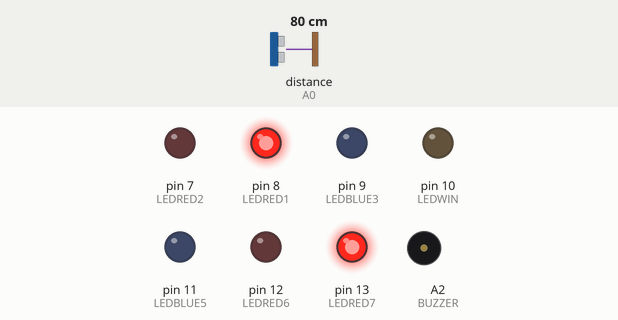
Recording of a sketch running on a simulated Arduino Uno, built with avr-gcc and run on an emulated ATmega328P. Shown: output pins drawn as LEDs (lit = HIGH), buzzer (waves = sounding). Wiring (inferred from the names in the program): ultrasonic range finder: trigger A1; echo A0. Dashed ring = blinking. The test bench sets the inputs (shaded band); at power-on: distance to the obstacle (sensor on A0) 80 cm. The echo pulse lasts 58.3 µs per cm; pins used as bus, display or sensor lines are not drawn.

Above: at 2.55 s.
3.7 s: distance to the obstacle (sensor on A0) set to 35 cm
At 4.08 s:
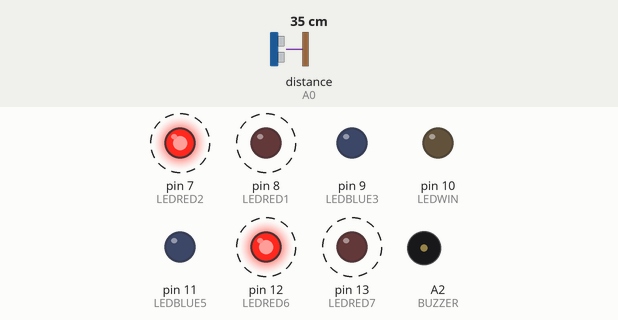
6.7 s: distance to the obstacle (sensor on A0) set to 29 cm
At 8.7 s:
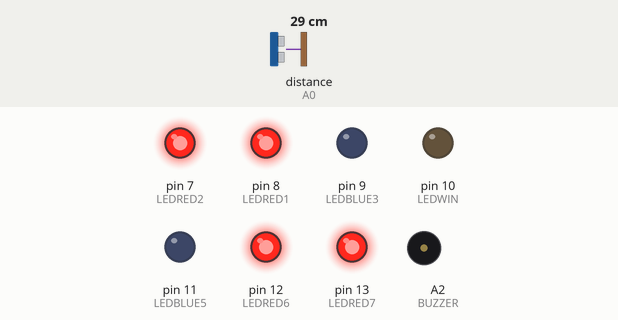
At 14.9 s:
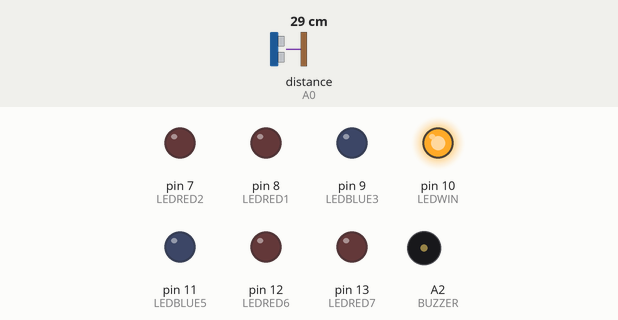
Timing chart, 0 to 19.1 s (numbered marks = the images above; inputs shaded):
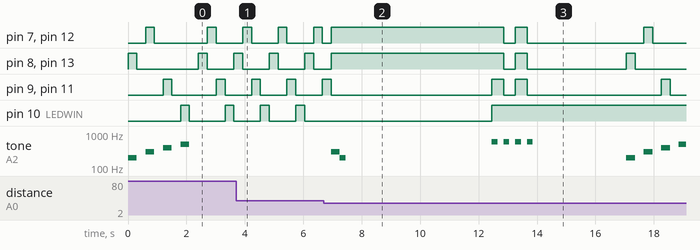

The sketch:

Ultrasonic_game_v1.ino
```cpp
int trigPin = A1;
int echoPin = A0;
int BUZZER = A2;
int LEDRED1 = 8;
int LEDRED2 = 7;
int LEDBLUE3 = 9;
int LEDWIN = 10;
int LEDBLUE5 = 11;
int LEDRED6 = 12;
int LEDRED7 = 13;

void setup() {
pinMode(echoPin, INPUT);
pinMode(trigPin, OUTPUT);

pinMode(BUZZER, OUTPUT);
        //  Definimos los leds que tendremos conectados
pinMode(LEDRED1, OUTPUT);
pinMode(LEDRED2, OUTPUT);
pinMode(LEDBLUE3, OUTPUT);
pinMode(LEDWIN, OUTPUT);   //  el led que se encuentra enmedio
pinMode(LEDBLUE5, OUTPUT);
pinMode(LEDRED6, OUTPUT);
pinMode(LEDRED7, OUTPUT);
Serial.begin(9600);

tone(BUZZER, 200);  //  usamos la función tone para definir un volumen de buzzer adecuado

/*
 * La secuencia siguiente es para denotar el inicio del juego
 * similar a lo que hacían los juegos de los 90's como los de las
 * maquinitas
 */
    digitalWrite(LEDRED1, HIGH);
    digitalWrite(LEDRED7, HIGH);
    delay(300);

    noTone(BUZZER);
    digitalWrite(LEDRED1, LOW);
    digitalWrite(LEDRED7, LOW);
    delay(300);

    tone(BUZZER, 300);
    digitalWrite(LEDRED2, HIGH);
    digitalWrite(LEDRED6, HIGH);
    delay(300);

    noTone(BUZZER);
    digitalWrite(LEDRED2, LOW);
    digitalWrite(LEDRED6, LOW);
    delay(300);

    tone(BUZZER, 400);
    digitalWrite(LEDBLUE3, HIGH);
    digitalWrite(LEDBLUE5, HIGH);
    delay(300);

    noTone(BUZZER);
    digitalWrite(LEDBLUE3, LOW);
    digitalWrite(LEDBLUE5, LOW);
    delay(300);

    tone(BUZZER, 500);
    digitalWrite(LEDWIN, HIGH);
    delay(300);

    noTone(BUZZER);
    digitalWrite(LEDWIN, LOW);
    delay(300);


}

void loop() {
  // deifinimos variables locales de duración y distancia
  long duration;
  long distance;

  digitalWrite(trigPin, LOW);
  delayMicroseconds(2);
  digitalWrite(trigPin, HIGH);
  delayMicroseconds(10);
  digitalWrite(trigPin, LOW);

  //Hacemos el cálculo de distancia con el sensor ultrasónico

  duration = pulseIn(echoPin, HIGH);
  distance = (duration/2) / 29.1;
  //Serial.println(distance);

    if (distance > 30) {

  digitalWrite(LEDRED1, HIGH);
  digitalWrite(LEDRED2, LOW);
  digitalWrite(LEDBLUE3, LOW);
  digitalWrite(LEDWIN, LOW);
  digitalWrite(LEDBLUE5, LOW);
  digitalWrite(LEDRED6, LOW);
  digitalWrite(LEDRED7, HIGH);

  delay(300);

  //definimos nuevamente variables locales dentro del if

  long duration;
  long distance;

  digitalWrite(trigPin, LOW);
  delayMicroseconds(2);
  digitalWrite(trigPin, HIGH);
  delayMicroseconds(10);
  digitalWrite(trigPin, LOW);
  duration = pulseIn(echoPin, HIGH);
  distance = (duration/2) / 29.1;

    if (distance > 30) {

  digitalWrite(LEDRED1, LOW);
  digitalWrite(LEDRED2, HIGH);
  digitalWrite(LEDBLUE3, LOW);
  digitalWrite(LEDWIN, LOW);
  digitalWrite(LEDBLUE5, LOW);
  digitalWrite(LEDRED6, HIGH);
  digitalWrite(LEDRED7, LOW);

  delay(300);

  // definimos variables locales nuevamente

   long duration;
   long distance;

  digitalWrite(trigPin, LOW);
  delayMicroseconds(2);
  digitalWrite(trigPin, HIGH);
  delayMicroseconds(10);
  digitalWrite(trigPin, LOW);
  duration = pulseIn(echoPin, HIGH);
  distance = (duration/2) / 29.1;

    if (distance > 30) {

  digitalWrite(LEDRED1, LOW);
  digitalWrite(LEDRED2, LOW);
  digitalWrite(LEDBLUE3, HIGH);
  digitalWrite(LEDWIN, LOW);
  digitalWrite(LEDBLUE5, HIGH);
  digitalWrite(LEDRED6, LOW);
  digitalWrite(LEDRED7, LOW);

  delay(300);

    // definimos variables locales dentro del if

     long duration;
     long distance;

  digitalWrite(trigPin, LOW);
  delayMicroseconds(2);
  digitalWrite(trigPin, HIGH);
  delayMicroseconds(10);
  digitalWrite(trigPin, LOW);
  duration = pulseIn(echoPin, HIGH);
  distance = (duration/2) / 29.1;

    if (distance > 30) {

  digitalWrite(LEDRED1, LOW);
  digitalWrite(LEDRED2, LOW);
  digitalWrite(LEDBLUE3, LOW);
  digitalWrite(LEDWIN, HIGH);
  digitalWrite(LEDBLUE5, LOW);
  digitalWrite(LEDRED6, LOW);
  digitalWrite(LEDRED7, LOW);

  delay(300);
  }

  else {
  digitalWrite(LEDRED1, HIGH);
  digitalWrite(LEDRED2, HIGH);
  digitalWrite(LEDBLUE3, LOW);
  digitalWrite(LEDWIN, LOW);
  digitalWrite(LEDBLUE5, LOW);
  digitalWrite(LEDRED6, HIGH);
  digitalWrite(LEDRED7, HIGH);
  tone(BUZZER, 300);
  delay(300);
  noTone(BUZZER);
  tone(BUZZER, 200);
  delay(200);
  noTone(BUZZER);
  delay(5000);
  }
    }

  else {
  digitalWrite(LEDRED1, HIGH);
  digitalWrite(LEDRED2, HIGH);
  digitalWrite(LEDBLUE3, LOW);
  digitalWrite(LEDWIN, LOW);
  digitalWrite(LEDBLUE5, LOW);
  digitalWrite(LEDRED6, HIGH);
  digitalWrite(LEDRED7, HIGH);
  tone(BUZZER, 300);
  delay(300);
  noTone(BUZZER);
  tone(BUZZER, 200);
  delay(200);
  noTone(BUZZER);
  delay(5000);
  }
    }

    else {
  digitalWrite(LEDRED1, HIGH);
  digitalWrite(LEDRED2, HIGH);
  digitalWrite(LEDBLUE3, LOW);
  digitalWrite(LEDWIN, LOW);
  digitalWrite(LEDBLUE5, LOW);
  digitalWrite(LEDRED6, HIGH);
  digitalWrite(LEDRED7, HIGH);

  delay(5000);
}
}

else {
  digitalWrite(LEDRED1, HIGH);
  digitalWrite(LEDRED2, HIGH);
  digitalWrite(LEDBLUE3, HIGH);
  digitalWrite(LEDWIN, HIGH);
  digitalWrite(LEDBLUE5, HIGH);
  digitalWrite(LEDRED6, HIGH);
  digitalWrite(LEDRED7, HIGH);
  tone(BUZZER, 600);
  delay(200);
  noTone(BUZZER);
  delay(200);
  digitalWrite(LEDRED1, LOW);
  digitalWrite(LEDRED2, LOW);
  digitalWrite(LEDBLUE3, LOW);
  digitalWrite(LEDWIN, HIGH);
  digitalWrite(LEDBLUE5, LOW);
  digitalWrite(LEDRED6, LOW);
  digitalWrite(LEDRED7, LOW);
  tone(BUZZER, 600);

  delay(200);
  noTone(BUZZER);
  delay(200);

  digitalWrite(LEDRED1, HIGH);
  digitalWrite(LEDRED2, HIGH);
  digitalWrite(LEDBLUE3, HIGH);
  digitalWrite(LEDWIN, HIGH);
  digitalWrite(LEDBLUE5, HIGH);
  digitalWrite(LEDRED6, HIGH);
  digitalWrite(LEDRED7, HIGH);
  tone(BUZZER, 600);

  delay(200);
  noTone(BUZZER);
  delay(200);

  digitalWrite(LEDRED1, LOW);
  digitalWrite(LEDRED2, LOW);
  digitalWrite(LEDBLUE3, LOW);
  digitalWrite(LEDWIN, HIGH);
  digitalWrite(LEDBLUE5, LOW);
  digitalWrite(LEDRED6, LOW);
  digitalWrite(LEDRED7, LOW);
  tone(BUZZER, 600);
  delay(200);
  noTone(BUZZER);
  delay(200);
  delay(3000);
  tone(BUZZER, 200);
  digitalWrite(LEDRED1, HIGH);
  digitalWrite(LEDRED7, HIGH);
  delay(300);
  noTone(BUZZER);
  digitalWrite(LEDRED1, LOW);
  digitalWrite(LEDRED7, LOW);
  delay(300);

  tone(BUZZER, 300);
  digitalWrite(LEDRED2, HIGH);
  digitalWrite(LEDRED6, HIGH);
  delay(300);
  noTone(BUZZER);
  digitalWrite(LEDRED2, LOW);
  digitalWrite(LEDRED6, LOW);
  delay(300);

  tone(BUZZER, 400);
  digitalWrite(LEDBLUE3, HIGH);
  digitalWrite(LEDBLUE5, HIGH);
  delay(300);
  noTone(BUZZER);
  digitalWrite(LEDBLUE3, LOW);
  digitalWrite(LEDBLUE5, LOW);
  delay(300);

  tone(BUZZER, 500);
  digitalWrite(LEDWIN, HIGH);
  delay(300);
  noTone(BUZZER);
  digitalWrite(LEDWIN, LOW);
  delay(300);
  }

 }
```

Measured:
- the behaviour switches between 32 and 31 cm on distance to the obstacle (sensor on A0) (found by bisection; images 1 and 2)
- after the input at 6.7 s, tone on A2 (BUZZER): plays 300 Hz for 0.30 s, 200 Hz for 0.20 s, 600 Hz for 0.20 s, 600 Hz for 0.20 s, 600 Hz for 0.20 s, 600 Hz for 0.20 s … (10 notes in this stretch), starting after 0.26 s
